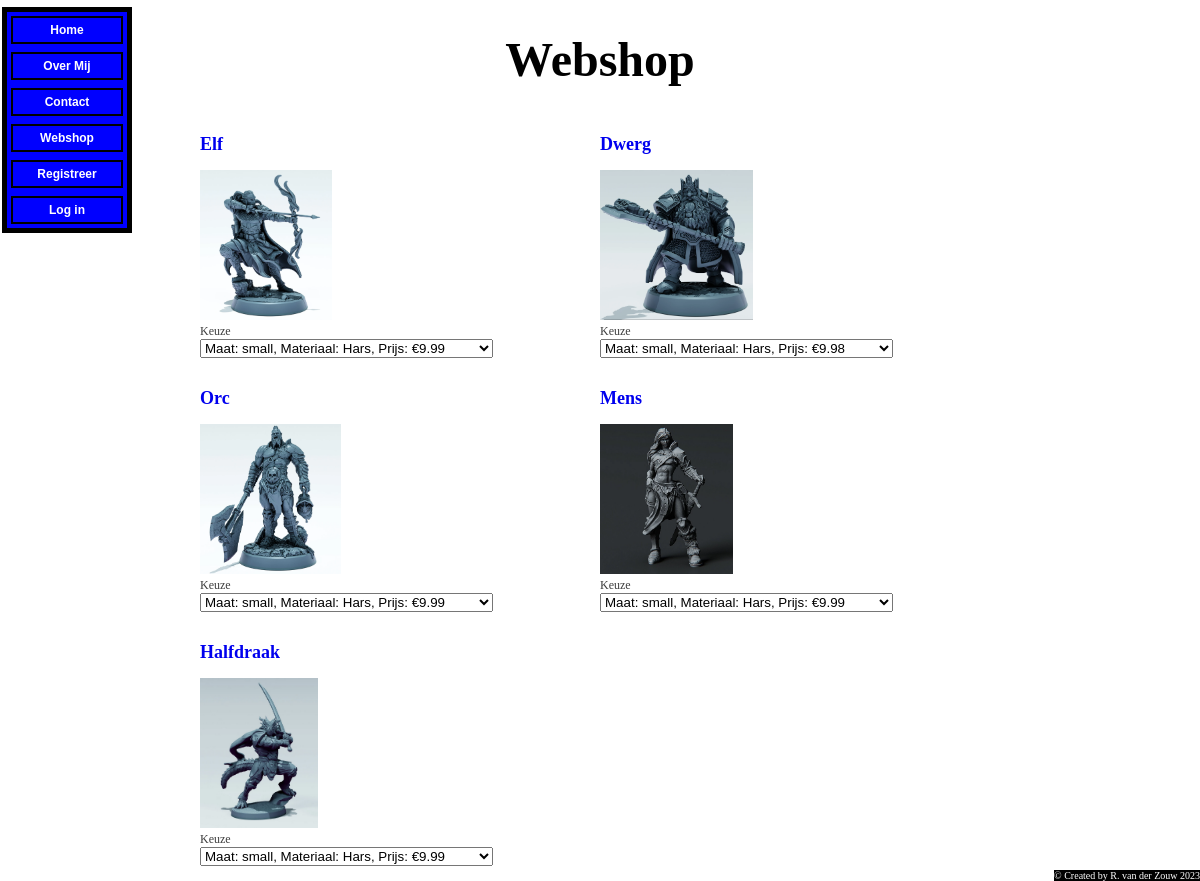
Screenshot of /index.php?page=webshop with the database file from the repository.
### tables this page shows
CREATE TABLE `products` (
  `id` int(4) NOT NULL,
  `name` varchar(40) NOT NULL,
  `image` varchar(40) NOT NULL,
  `description` text NOT NULL
);

### db_repository.php (called while the page is built, shortened)
<?php
function connectToDB() {
$servername = "127.0.0.1";
$username = "rubens_webshop_user";
$password = "test1234";
$database = "rubens_webshop";
$conn = @mysqli_connect($servername, $username, $password, $database);
return $conn;
}
function selectProducts() {
    $conn = connectToDB();
    $products=[];
    $sql = "SELECT id, name, image FROM products";
    $result = mysqli_query($conn, $sql);
    while($row = mysqli_fetch_assoc($result)) {
        $products[$row['id']] = $row;
    }
    $sql2 = "SELECT pp.id price_id, ps.product_id, s.id size_id, s.size, m.id material_id, m.material, price
            FROM product_price as pp
            JOIN product_sizes as ps
            ON ps.id=pp.product_size_id
            JOIN materials as m
            ON m.id=pp.material_id
            JOIN sizes as s
            ON s.id=ps.size_id
            order by ps.product_id, m.display_order_mat, s.display_order";
    $result = mysqli_query($conn, $sql2);
    while($row = mysqli_fetch_assoc($result)) {
        $products[$row['product_id']]['flavours'][$row['price_id']] = $row;
        }
    return $products;
}
?>

### user_service.php (called while the page is built, shortened)
<?php
    include 'db_repository.php';
    function getProducts(){
        $products = selectProducts();
        return $products;
    }
?>

### sessions.php (called while the page is built, shortened)
<?php
function isUserLoggedIn() {
    return isset($_SESSION['login']);
}
?>

### webshop.php (the view, shortened to what this page needs)
<?php
require_once 'forms.php';
function showWebshopHeader() {
    echo '<h1>Webshop</h1>';
}
function showWebshopContent($data) {
    $onChange = "changeDetailLink(this.value)";
    foreach($data['products'] as $key => $value) {
        echo '<div class="productroster">';
        showProduct($key, $value);
        $options = array();
        foreach($value['flavours'] as $key => $flavour) {
            $options[generateKey($value['id'], $flavour)] = 'Maat: ' . $flavour['size'] . ', Materiaal: ' . $flavour['material'] . ', Prijs: &#8364;' . $flavour['price'];
        }
        showFormStart('product');
        showFormField('flavour', 'Keuze', 'select', $value, $options, null, null, $onChange);
        echo '<br>';
        if (!isUserLoggedIn($_SESSION)) {
            echo '</form><br>';
        }
        echo '</div>';
    }
}
function showProduct($key, $value){
    $price_id = key($value['flavours']);
    $flavour = $value['flavours'][$price_id];
    echo '<a id="details_'.$value['id'].'" href="index.php?page=detail&id=' . $value["id"] . '&size='.$flavour['size_id'].'&material='.$flavour['material_id'].'&price='.$price_id.'">';
    echo '<h2 id="producttitle">' . $value["name"] . '</h2>';
    echo '<td class="productroster"><img src="Images/'. $value["image"] . '" " alt="' . $value["name"] . '" class="img">';
    echo '</a>';
}
?>

### forms.php (shortened to what this page needs)
<?php
function showFormStart($field) {
    echo '<form method="post" action="index.php" id="'.$field.'">';
}
function showFormField($field, $label, $type, $data, $options = array(), $rows = NULL, $cols = NULL, $onChange=NULL) {
  echo '<label for="' . $field . '">' . $label . ' </label><br>' . PHP_EOL;
        if ($type == "select"){
            echo '<' . $type . ' id="' . $field . '" name="' . $field . '" ' . (empty($onChange) ? '' : 'onchange="' . $onChange . '"'). '>' . PHP_EOL;
            foreach($options as $key => $title) {
                echo '<option value="' . $key .'"'; if (isset($data[$field]) && $data[$field] == "$key") echo "selected"; echo'>' . $title . '</option>' . PHP_EOL;
            }   echo '</select>' . PHP_EOL;
        }
}
?>

### mystyle.css (style rules this page uses)
body { max-width:800px; margin:auto; }
h1 { position:static; top:10px; font-size:48px; text-align:center; }
h2,h3,h4 { font-size:150%; text-align:left; }
img { text-align:left; width:20%; }
a { text-decoration: none; width: 300px; }
#product { width:350px; }
#producttitle { width:350px; }
div.productroster { width: 350px; }
img.img { height:150px; width: auto; }

### rows the page displays
products: name "Elf", image (picture)
products: name "Dwerg", image (picture)
products: name "Orc", image (picture)
products: name "Mens", image (picture)
products: name "Halfdraak", image (picture)

### other values shown
$MenuOptions "Home"
$MenuOptions "Over Mij"
$MenuOptions "Contact"
$MenuOptions "Webshop"
$MenuOptions "Registreer"
$MenuOptions "Log in"
form field flavour "Maat: small, Materiaal: Hars, Prijs: €9.99"
form field flavour "Maat: small, Materiaal: Hars, Prijs: €9.98"
